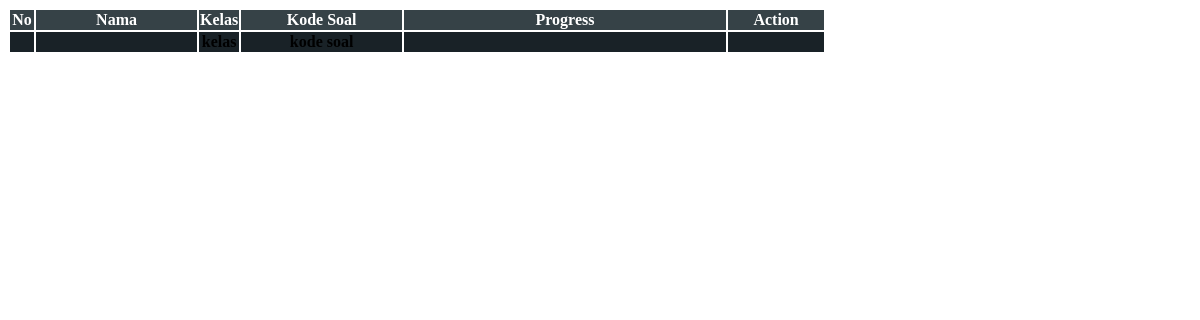
The page /on-admin/dt_monitor.php (signed in) on the database as committed earlier.
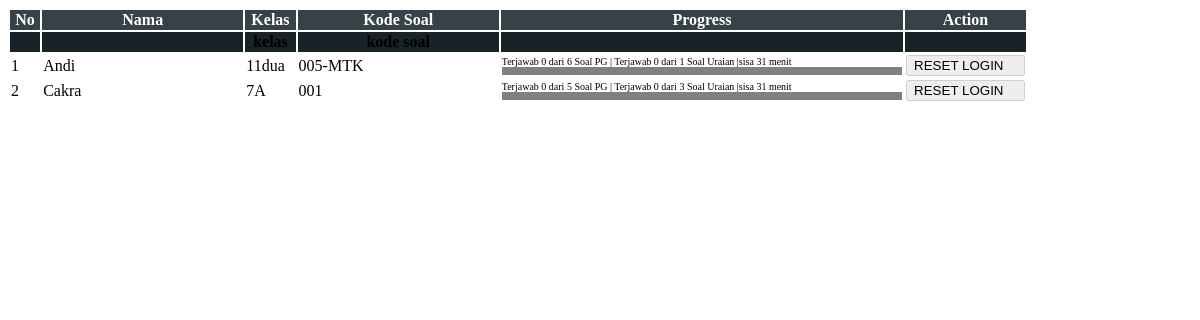
The same page on the database as committed later.
### tables this page shows
CREATE TABLE `siswa` (
  `id` int(10) NOT NULL,
  `nis` varchar(100) NOT NULL,
  `nama` varchar(200) NOT NULL,
  `jurusan` text NOT NULL,
  `kelas` text NOT NULL,
  `rombel` text NOT NULL,
  `pass` varchar(255) NOT NULL,
  `Id_User` int(11) NOT NULL DEFAULT '1',
  `Id_Usergroup_User` int(11) NOT NULL DEFAULT '1',
  `foto` varchar(100) DEFAULT NULL,
  `sesi` int(11) NOT NULL,
  `ruang` varchar(30) NOT NULL,
  `statuslogin` varchar(20) NOT NULL DEFAULT '0',
  `online` varchar(20) DEFAULT NULL
);

CREATE TABLE `jawaban` (
  `nis` varchar(20) NOT NULL,
  `nama` varchar(30) NOT NULL,
  `kelas` varchar(10) NOT NULL,
  `kodemapel` varchar(20) NOT NULL,
  `jumlahsoal` int(11) NOT NULL,
  `kodesoal` varchar(30) NOT NULL,
  `aktif` varchar(20) NOT NULL,
  `waktu` varchar(10) NOT NULL,
  `jawabansiswa` varchar(100) DEFAULT NULL,
  `benar` varchar(10) DEFAULT NULL,
  `salah` varchar(10) DEFAULT NULL,
  `nilai` varchar(10) DEFAULT NULL,
  `kuncisoal` varchar(100) DEFAULT NULL,
  `mulaiujian` varchar(12) NOT NULL,
  `lamaujian` varchar(12) NOT NULL,
  `waktuselesai` varchar(12) NOT NULL,
  `sisawaktu` varchar(8) NOT NULL
);

### on-admin/dt_monitor.php (the view, shortened to what this page needs)
<?php
include ('../koneksi/koneksi.php');
?>
            <div style="overflow-x:auto;" id="printableArea">
                <table id="table" class="table table-hover table-striped">
        	    <thead>
        	    <tr>
                  <th style='width: 3%'>No</th>
                  <th style='width: 20%'>Nama</th>
                  <th style='width: 5%'>Kelas</th>
				  <th style='width: 20%'>Kode Soal</th>
                  <th style='width: 40%'>Progress</th>
                  <th style='width: 17%'>Action</th>
                </tr>
                </thead>
                <tfoot>
                    <tr>
                        <th>kelas</th>
                        <th>kode soal</th>
                    </tr>
                </tfoot>
                <tbody>
<?php
						$querydosen = mysqli_query ($konek, "SELECT * FROM siswa CROSS JOIN jawaban USING (nis) ORDER by nis ASC");
						$i=1;
						while ($ar = mysqli_fetch_array ($querydosen)){
						$result = mysqli_query($konek, "SELECT * FROM soal WHERE kodesoal='$ar[kodesoal]' AND status='1'");
						$rows = mysqli_num_rows($result);
						$result2 = mysqli_query($konek, "SELECT * FROM soal WHERE kodesoal='$ar[kodesoal]' AND status='2'");
						$rows2 = mysqli_num_rows($result2);
                        $jwb=($ar['jawabansiswa']);
                        $jawab=str_replace('X','',$jwb);
                        $jawabsiswa=strlen( $jawab );
						$query2 = mysqli_query ($konek, "SELECT * FROM jawaburaian WHERE nama='$ar[nama]' AND kodesoal='$ar[kodesoal]'");
						$rows3 = mysqli_num_rows($query2);
						$jawabttl=$jawabsiswa+$rows3;
				        $persen=100/$ar['jumlahsoal'];
						$persenjawab=$persen*$jawabttl;
						$aktif =$ar['statuslogin'];
						$sisa=$ar['sisawaktu']/60;
						$sisawaktu = number_format($sisa, 0, '.', '');
						$sisasisa=$sisawaktu;
                        if(!$aktif==1)
				        {
					    $aktifstatus =
					    "
					    <td><p style='display:block;width:100%;background:transparent;overflow:show;z-index:9999999999;font-size:10px;margin:0;'>Terjawab $jawabsiswa dari $rows Soal PG | Terjawab $rows3 dari $rows2 Soal Uraian |sisa $sisasisa menit</p>
    									<div class='progress progress-md' style='background:grey;width:100%;height:0.5em;'>
    									  <div class='progress-bar' style='width: $persenjawab%;font-size:10px;background-color:black;'></div>
    									</div>
								  </td>
					    <td><a href='#'>
                        <button class='btn btn-flat btn-xs' style='color:black;' disabled >RESET LOGIN&emsp; <i class='fa fa-undo'></i></button>
                        </a></td>
					    ";
				        }
						echo "
						<tr>
								  <td>$i</td>
								  <td>$ar[nama]</td>
								  <td>$ar[kelas]</td>
								  <td>$ar[kodesoal]</td>
								  $aktifstatus
								</tr>
								";
						$i++;
						}
					?>
					</tbody>
					</table>
				</div>

### on-admin/dt_monitor.php (style rules this page uses)
table thead tr { background-color: #364247; color:white; }
table tfoot tr { background-color: #192227; color:black; }
tfoot { display: table-header-group; }

Rows that differ between the two databases and show on the page:
now on this page (row edited): siswa: jawaban.nama "Andi", jawaban.kelas "11dua", jawaban.kodesoal "005-MTK", jawabsiswa "0", rows "6", rows3 "0", rows2 "1", jawaban.sisawaktu "31"
now on this page (row edited): siswa: jawaban.nama "Cakra", jawaban.kelas "7A", jawaban.kodesoal "001", jawabsiswa "0", rows "5", rows3 "0", rows2 "3", jawaban.sisawaktu "31"
